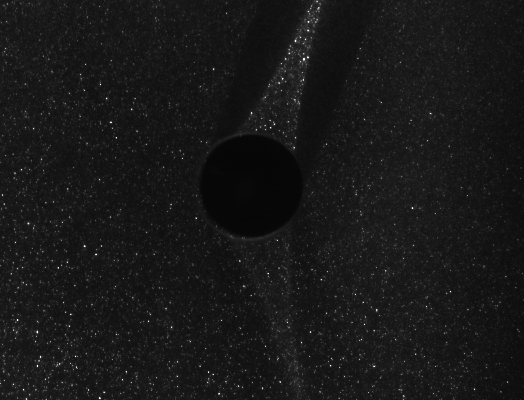
#> input picture image_samples/Karman/Images/Karman_01.bmp, 524 x 400 px, found by its file name
$ python display2.py
#> lines starting #> are read from the running program, lines starting #| are printed output that depends on the picture
from __future__ import print_function

from scipy.ndimage import imread

import matplotlib.pyplot as plt
plt.ion()


def display2(im0, im1, ixvec=None, iyvec=None, vecx=None, vecy=None,correls=None):

    fig = plt.figure()
    ax1 = plt.subplot(121)
    ax2 = plt.subplot(122)
    axi0 = ax1.imshow(im0, interpolation='nearest')
    axi1 = ax1.imshow(im1, interpolation='nearest')
    axi1.set_visible(False)

    ax1.set_title('im 0 (alt+s to switch)')

    l, = ax1.plot(0, 0, 'oy')
    l.set_visible(False)
    t = fig.text(0.1, 0.05, '')

    ax1.set_xlim([0, im0.shape[1]])
    ax1.set_ylim([0, im0.shape[0]])
    ax1.set_xlabel('pixels')
    ax1.set_ylabel('pixels')

    if ixvec is not None:
        q = ax1.quiver(ixvec, iyvec, vecx, vecy, picker=10, color='w')

    def onclick(event):
        if event.inaxes != ax1:
            return

        if event.key == 'alt+s':
            switch()

    def onpick(event):
        if event.artist != q:
            return True
        # the click locations
        # x = event.mouseevent.xdata
        # y = event.mouseevent.ydata
        ax2.cla()
        ind = event.ind
        if isinstance(ind, list):
            ind = ind[0]

        ix = q.X[ind]
        iy = q.Y[ind]
        l.set_visible(True)
        l.set_data(ix, iy)

        t.set_text('vector at ix = {} : iy = {} ; U = {} ; V = {}'.format(
            ix, iy, q.U[ind], q.V[ind]))
        ax2.imshow(correls[ind],origin="lower",cmap='Reds')
        ax2.plot(q.U[ind],q.V[ind])
        ax2.axis('tight')
        fig.canvas.draw()

    fig.canvas.mpl_connect('pick_event', onpick)
    fig.canvas.mpl_connect('key_press_event', onclick)

    def switch():
        axi0.set_visible(not axi0.get_visible())
        axi1.set_visible(not axi1.get_visible())

        ax1.set_title('im {} (alt+s to switch)'.format(int(axi1.get_visible())))

        fig.canvas.draw()

    plt.show()

if __name__ == '__main__':

    im0 = imread('image_samples/Karman/Images/Karman_01.bmp')
#> im0 is the input picture: shape (400, 524); min 5, max 255, mean 24
    im1 = imread('image_samples/Karman/Images/Karman_02.bmp')
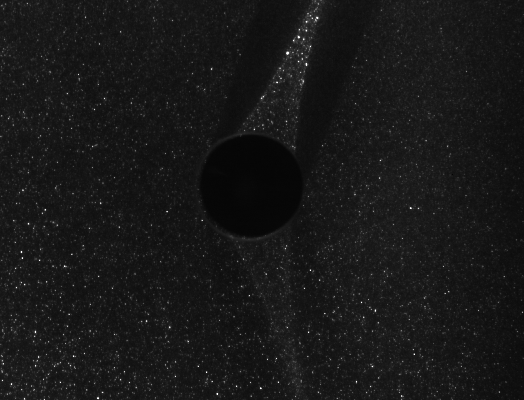
#> input picture image_samples/Karman/Images/Karman_02.bmp, 524 x 400 px, found by its file name
#> im1 is the input picture: shape (400, 524); min 3, max 255, mean 23.9
    display2(im0, im1)
#> in display2, `plt.show()`:
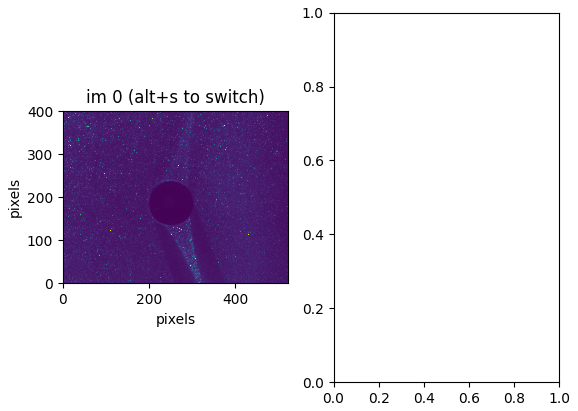
#> figure drawn by matplotlib, 1 panel
